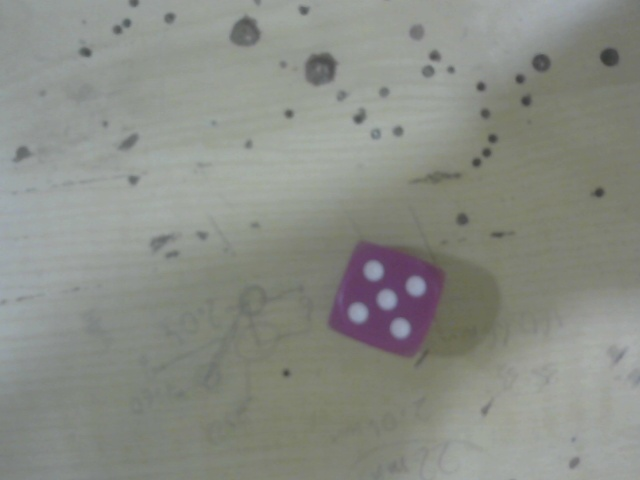
#> input picture nepixart3.jpg, 640 x 480 px
$ python whad2.py   (Python 2 division)   (older library calls are emulated)
#> lines starting #> are read from the running program, lines starting #| are printed output that depends on the picture; after the words box and inside, x2 and y2 are one past the last pixel; in counts of white or black regions, pixels touching at a corner belong together
import numpy as np
import cv2
from matplotlib import pyplot as plt
im=cv2.imread("nepixart3.jpg")
#> im is the input picture: shape (480, 640, 3); mean B, G, R 133.7, 140.8, 137.9
avarea=[]
color=[0,0,255]
chsv=np.uint8([[color]])
colorhsv=cv2.cvtColor(chsv,cv2.COLOR_BGR2HSV)
colorhsv=colorhsv[0][0]
print colorhsv
"""while True:

        # Take each frame
        _, frame = cv2.imread()

        # Convert BGR to HSV
        hsv = cv2.cvtColor(frame, cv2.COLOR_BGR2HSV)

        # define range of blue color in HSV
        lower_color = np.array([0,100,100])
        upper_color = np.array([255,202,205])

        # Threshold the HSV image to get only blue colors
        mask = cv2.inRange(hsv, lower_color, upper_color)

        # Bitwise-AND mask and original image
        res = cv2.bitwise_and(frame,frame, mask= mask)
        # [4 lines of commented-out code are left out]
        cv2.imshow('res',res)
        if cv2.waitKey(30)==27:
                break"""
cv2.imshow("im",im)
cv2.waitKey()
cv2.destroyAllWindows()
hsv = cv2.cvtColor(im, cv2.COLOR_BGR2YUV)
#> hsv: shape (480, 640, 3); mean of channels 0, 1, 2 139.2, 125.5, 126.7

        # define range of blue color in HSV
lower_color = np.array([40,110,100])
upper_color = np.array([100,140,150])

        # Threshold the HSV image to get only blue colors
mask = cv2.inRange(hsv, lower_color, upper_color)
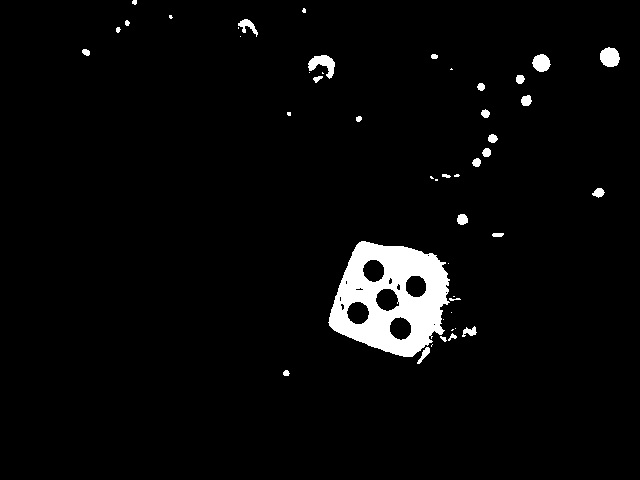
#> mask: shape (480, 640); 3.5% white; 47 white regions (18 under 20 px), largest, box (x1, y1, x2, y2) and area: (328, 241, 450, 357) 8430, (308, 55, 335, 79) 330, (600, 47, 620, 67) 311

        # Bitwise-AND mask and original image
res = cv2.bitwise_and(im,im, mask= mask)
        # [6 lines of commented-out code are left out]
thresh=cv2.Canny(res,100,200)
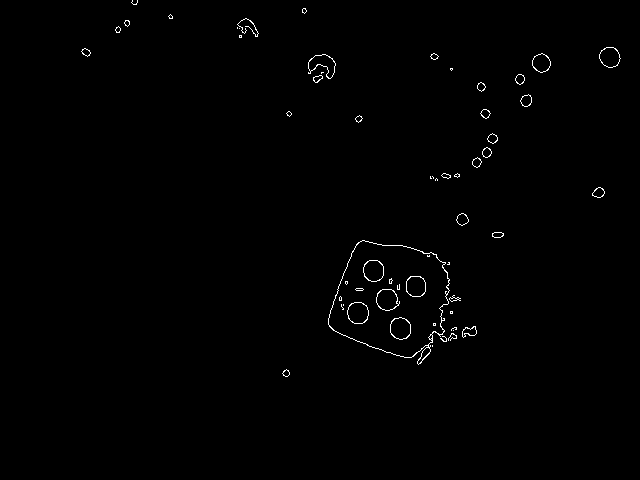
#> thresh: shape (480, 640); 0.62% white in thin lines or dots, all inside (x1, y1, x2, y2) = (81, 0, 621, 377)
cv2.imshow("res",mask)
cv2.waitKey()
cv2.destroyAllWindows()
im3, contours1, hierarchy = cv2.findContours(thresh, cv2.RETR_EXTERNAL,cv2.CHAIN_APPROX_SIMPLE)
#> contours1 = 45 contours, 21 with area under 20; largest, box (x1, y1, x2, y2) and area: (328, 240, 450, 365) 10462, (308, 54, 336, 79) 342, (599, 47, 621, 68) 320, (532, 53, 551, 73) 254, (456, 213, 469, 226) 100
cv2.drawContours(thresh, contours1, -1 , (0,0,255), 3)
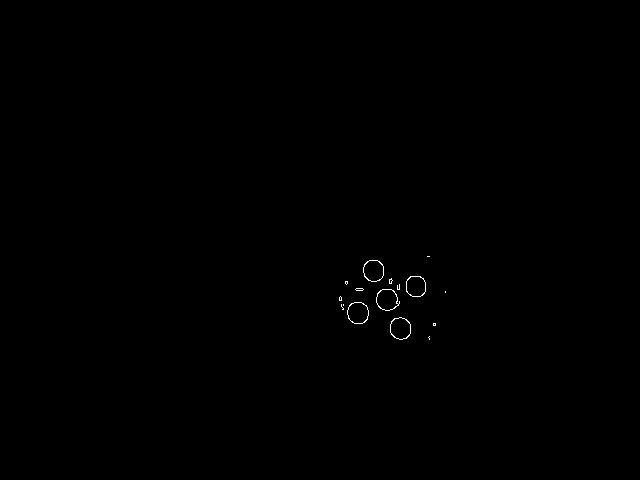
#> thresh: shape (480, 640); 0.15% white in thin lines or dots, all inside (x1, y1, x2, y2) = (339, 256, 446, 340)
(x,y),radius = cv2.minEnclosingCircle(contours1[0])
#> x = 285.6; y = 372.6; radius = 3.64
center = (int(x),int(y))
#> center = (285, 372)
r = int(radius)
#> r = 3
for i in range(len(contours1)):
        avarea.append(cv2.contourArea(contours1[i]))
        (x,y),radius = cv2.minEnclosingCircle(contours1[i])
        if radius > r:
                center = (int(x),int(y))
                r = int(radius)
                ind = i
#> this loop made 45 passes
#> (x, y, radius, center, r) on passes 1, 3, 4, 7: (285.6, 372.6, 3.64, (285, 372), 3), (443.2, 339.2, 3.37, (443, 339), 3), (452, 337.5, 4.72, (452, 337), 4), (468.5, 331, 8.2, (468, 331), 8)
#> (x, y, radius, r) on pass 11: (390, 302, 68.03, 68)
#> after the loop, avarea = 45 values, max 10462 at index 10, min 0 at index 1, mean 278.3; ind = 10; r = 68
"""(x,y),radius = cv2.minEnclosingCircle(contours1[ind])
center = (int(x),int(y))
radius = int(radius)"""
# cv2.circle(im,center,radius,(0,255,0),2)
# print center[0],center[1]
#ret1,im=cap.read()
"""(x,y),radius = cv2.minEnclosingCircle(contours1[ind])
radius=int(radius)
d=2*radius
x,y=(int(x),int(y))"""
x,y,w,h=cv2.boundingRect(contours1[ind])
#> x = 328; y = 240; w = 122; h = 125
#cv2.rectangle(im,(x,y),(x+w,y+h),(0,255,0),2)
#cv2.circle(im,center,radius,(0,255,0),2)
cv2.imshow("im3",im)
cv2.waitKey()
img=im[y:y+h,x:x+w]
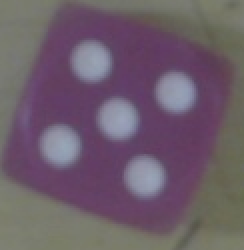
#> img: shape (125, 122, 3) (shown 2 times larger); mean B, G, R 106.6, 93.4, 109.1

# cv2.imshow("im3",thresh)
# cv2.waitKey()
hsv = cv2.cvtColor(img, cv2.COLOR_BGR2YUV)
#> hsv: shape (125, 122, 3); mean of channels 0, 1, 2 99.6, 131.4, 136.4
mask = cv2.inRange(hsv, lower_color, upper_color)
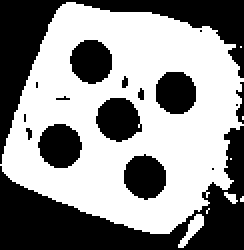
#> mask: shape (125, 122) (shown 2 times larger); 56.1% white; 17 black regions (9 under 20 px), largest, box (x1, y1, x2, y2) and area: (0, 63, 122, 125) 2715, (0, 0, 122, 82) 2064, (48, 49, 71, 71) 375
img = cv2.bitwise_not(img,img,mask = mask)
thresh=cv2.Canny(img,100,200)
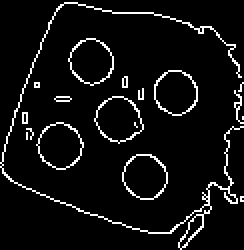
#> thresh: shape (125, 122) (shown 2 times larger); 6.4% white in thin lines or dots
im3, contours1, hierarchy = cv2.findContours(thresh, cv2.RETR_EXTERNAL, cv2.CHAIN_APPROX_SIMPLE)
#> contours1 = 17 contours, 11 with area under 20; largest, box (x1, y1, x2, y2) and area: (47, 48, 72, 72) 393, (18, 61, 42, 85) 386, (61, 77, 84, 100) 381, (34, 19, 57, 43) 375, (77, 35, 99, 58) 368, (0, 1, 122, 125) 136
cv2.drawContours(img, contours1, -1 , (0,0,255), 3)
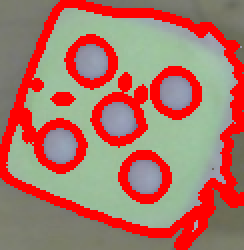
#> img: shape (125, 122, 3) (shown 2 times larger); mean B, G, R 103.9, 117.5, 171.5
print len(contours1)
#| 17
cv2.imshow("im3",thresh)
cv2.waitKey()

$ run again, with nepixart2.jpg copied over nepixart3.jpg
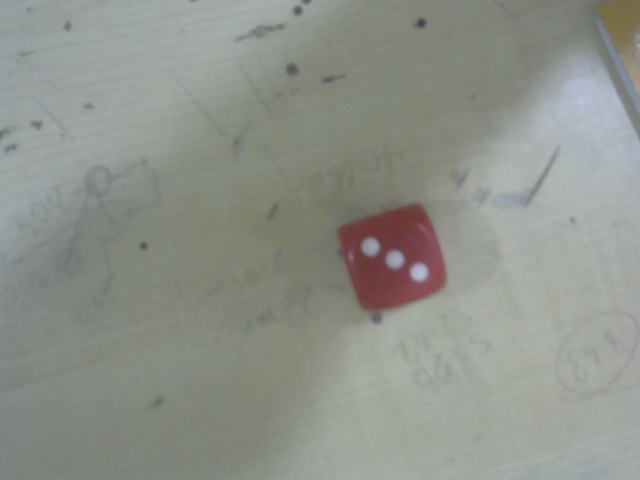
#> input picture nepixart2.jpg, 640 x 480 px
#> im is the input picture: shape (480, 640, 3); mean B, G, R 138.9, 146.2, 143.1
#> `im3, contours1, hierarchy = cv2.findContours(thresh, cv2.RETR_EXTERNAL..`: contours1 = 18 contours, 9 with area under 20; largest, box (x1, y1, x2, y2) and area: (383, 248, 407, 272) 370, (336, 203, 430, 310) 73, (416, 18, 427, 28) 64, (287, 64, 297, 75) 60, (359, 236, 382, 258) 36
#> `cv2.drawContours(thresh, contours1, -1 , (0,0,255), 3)`:
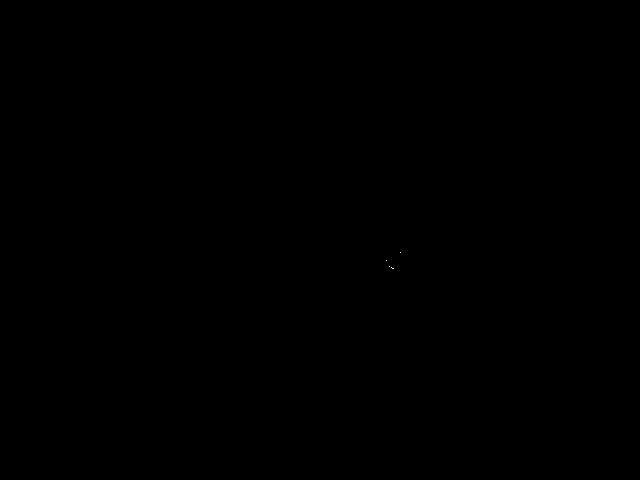
#> thresh: shape (480, 640); 0% white in thin lines or dots, all inside (x1, y1, x2, y2) = (386, 252, 401, 269)
#> `(x,y),radius = cv2.minEnclosingCircle(contours1[0])`: x = 373; y = 312.3; radius = 6.43
#> `center = (int(x),int(y))`: center = (373, 312)
#> `r = int(radius)`: r = 6
#> the loop `for i in range(len(contours1)):` made 18 passes
#> (x, y, radius, center, r) on passes 1, 7, 13: (373, 312.3, 6.43, (373, 312), 6), (394.7, 259.3, 12.03, (394, 259), 12), (389.6, 254.2, 58.36, (389, 254), 58)
#> after the loop `for i in range(len(contours1)):`: avarea = [21, 2.5, 4, 0, 0.5, 4, 370, 22.5, 0, 36, 0, 4, 73, 25, 60, 64, 23.5, 0]; ind = 12; r = 58
#> `x,y,w,h=cv2.boundingRect(contours1[ind])`: x = 336; y = 203; w = 94; h = 107
#> `im3, contours1, hierarchy = cv2.findContours(thresh, cv2.RETR_EXTERNAL..`: contours1 = 16 contours, 12 with area under 20; largest, box (x1, y1, x2, y2) and area: (47, 44, 71, 69) 408, (73, 58, 93, 79) 252, (5, 4, 94, 107) 24, (23, 32, 47, 56) 21
#> `cv2.drawContours(img, contours1, -1 , (0,0,255), 3)`:
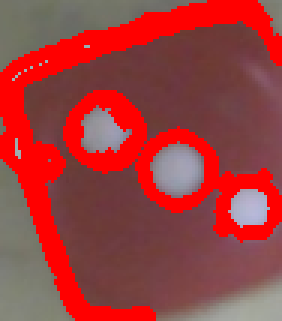
#> img: shape (107, 94, 3) (shown 3 times larger); mean B, G, R 61.9, 62.1, 156.4
#| 16

$ run again, with nepixart4.jpg copied over nepixart3.jpg
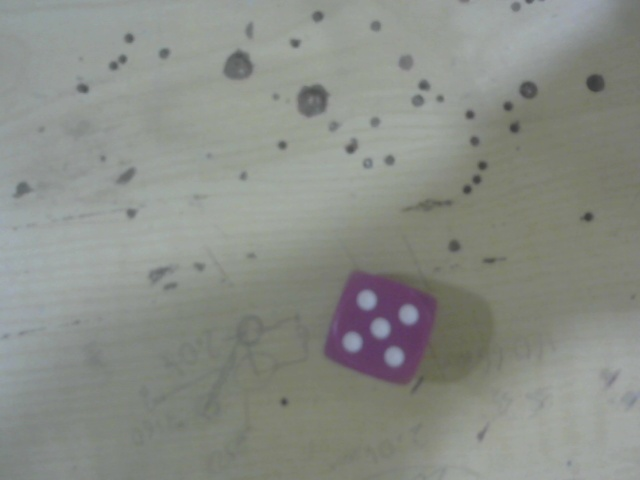
#> input picture nepixart4.jpg, 640 x 480 px
#> im is the input picture: shape (480, 640, 3); mean B, G, R 134.7, 141.1, 137.8
#> `im3, contours1, hierarchy = cv2.findContours(thresh, cv2.RETR_EXTERNAL..`: contours1 = 88 contours, 61 with area under 20; largest, box (x1, y1, x2, y2) and area: (370, 317, 391, 345) 367, (384, 346, 405, 368) 342, (357, 289, 377, 311) 340, (342, 331, 363, 353) 338, (399, 304, 419, 325) 332
#> `cv2.drawContours(thresh, contours1, -1 , (0,0,255), 3)`:
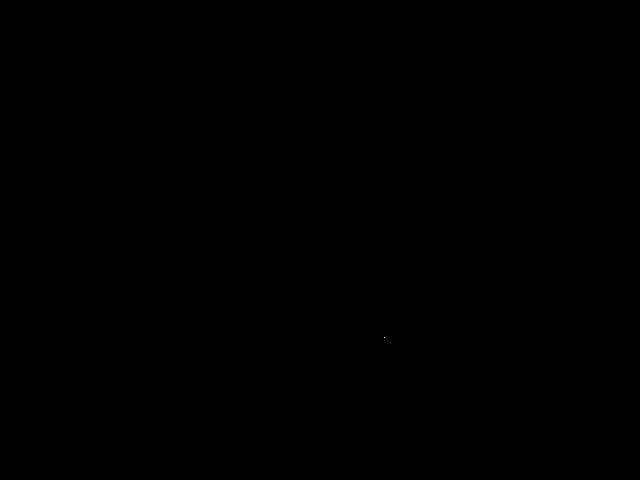
#> thresh: shape (480, 640); 0% white in thin lines or dots, all inside (x1, y1, x2, y2) = (384, 337, 385, 338)
#> `(x,y),radius = cv2.minEnclosingCircle(contours1[0])`: x = 283.7; y = 401.3; radius = 3.73
#> `center = (int(x),int(y))`: center = (283, 401)
#> `r = int(radius)`: r = 3
#> the loop `for i in range(len(contours1)):` made 88 passes
#> (x, y, radius, center, r) on passes 1, 6, 16, 17, 27, 38, 52: (283.7, 401.3, 3.73, (283, 401), 3), (433.9, 375.6, 3.36, (433, 375), 3), (479.5, 352.5, 3.81, (479, 352), 3), (394.2, 356.2, 11.11, (394, 356), 11), (351.8, 341.8, 11.11, (351, 341), 11), (454.5, 343, 23.9, (454, 343), 23), (395.2, 332.9, 74.97, (395, 332), 74)
#> after the loop `for i in range(len(contours1)):`: avarea = 88 values, max 367 at index 39, min 0 at index 1, mean 42.14; ind = 51; r = 74
#> `x,y,w,h=cv2.boundingRect(contours1[ind])`: x = 323; y = 270; w = 141; h = 122
#> `im3, contours1, hierarchy = cv2.findContours(thresh, cv2.RETR_EXTERNAL..`: contours1 = 34 contours, 27 with area under 20; largest, box (x1, y1, x2, y2) and area: (46, 47, 69, 74) 383, (60, 75, 83, 99) 365, (75, 33, 97, 56) 360, (18, 61, 41, 84) 358, (1, 1, 141, 122) 52, (113, 53, 141, 84) 36, (42, 51, 45, 66) 27
#> `cv2.drawContours(img, contours1, -1 , (0,0,255), 3)`:
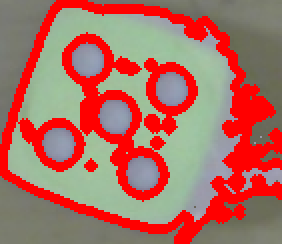
#> img: shape (122, 141, 3) (shown 2 times larger); mean B, G, R 97.6, 109.5, 173.4
#| 34

$ run again, with newpixart.jpg copied over nepixart3.jpg
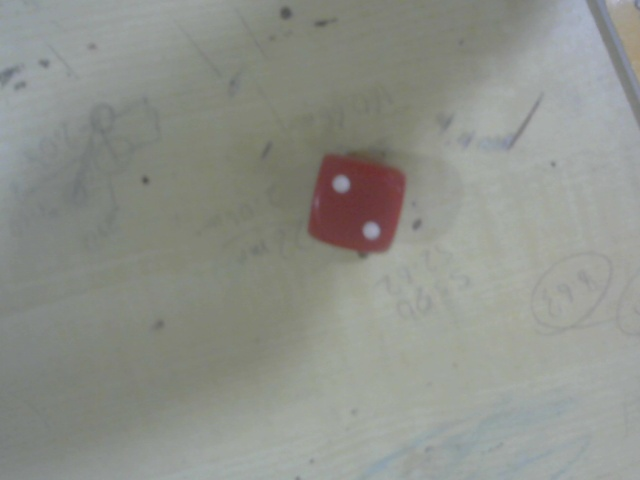
#> input picture newpixart.jpg, 640 x 480 px
#> im is the input picture: shape (480, 640, 3); mean B, G, R 138.9, 145.4, 142.8
#> `im3, contours1, hierarchy = cv2.findContours(thresh, cv2.RETR_EXTERNAL..`: contours1 = 24 contours, 17 with area under 20; largest, box (x1, y1, x2, y2) and area: (351, 247, 385, 257) 90, (281, 7, 292, 19) 76, (360, 220, 382, 242) 59, (307, 148, 404, 250) 42, (331, 174, 339, 194) 32, (317, 21, 326, 27) 30, (142, 177, 149, 184) 20
#> `(x,y),radius = cv2.minEnclosingCircle(contours1[0])`: x = 352.5; y = 248; radius = 1.5
#> `center = (int(x),int(y))`: center = (352, 248)
#> `r = int(radius)`: r = 1
#> the loop `for i in range(len(contours1)):` made 24 passes
#> (x, y, radius, center, r) on passes 1, 2, 21: (352.5, 248, 1.5, (352, 248), 1), (367.5, 249, 16.53, (367, 249), 16), (351, 196.2, 56.57, (350, 196), 56)
#> after the loop `for i in range(len(contours1)):`: avarea = [0, 89.5, 0, 0, 0, 0, 0, 0, 59, 0, 0.5, 0, 4, 20, 1, 0, 0, 31.5, 17.5, 0, 42, 0, 30.5, 75.5]; ind = 20; r = 56
#> `x,y,w,h=cv2.boundingRect(contours1[ind])`: x = 307; y = 148; w = 97; h = 102
#> `im3, contours1, hierarchy = cv2.findContours(thresh, cv2.RETR_EXTERNAL..`: contours1 = 19 contours, 17 with area under 20; largest, box (x1, y1, x2, y2) and area: (53, 71, 76, 94) 380, (24, 25, 46, 47) 357
#> `cv2.drawContours(img, contours1, -1 , (0,0,255), 3)`:
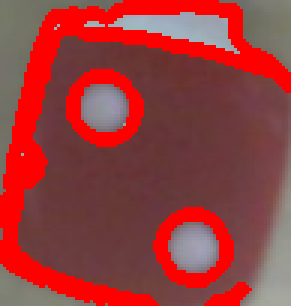
#> img: shape (102, 97, 3) (shown 3 times larger); mean B, G, R 61.1, 61, 150
#| 19
